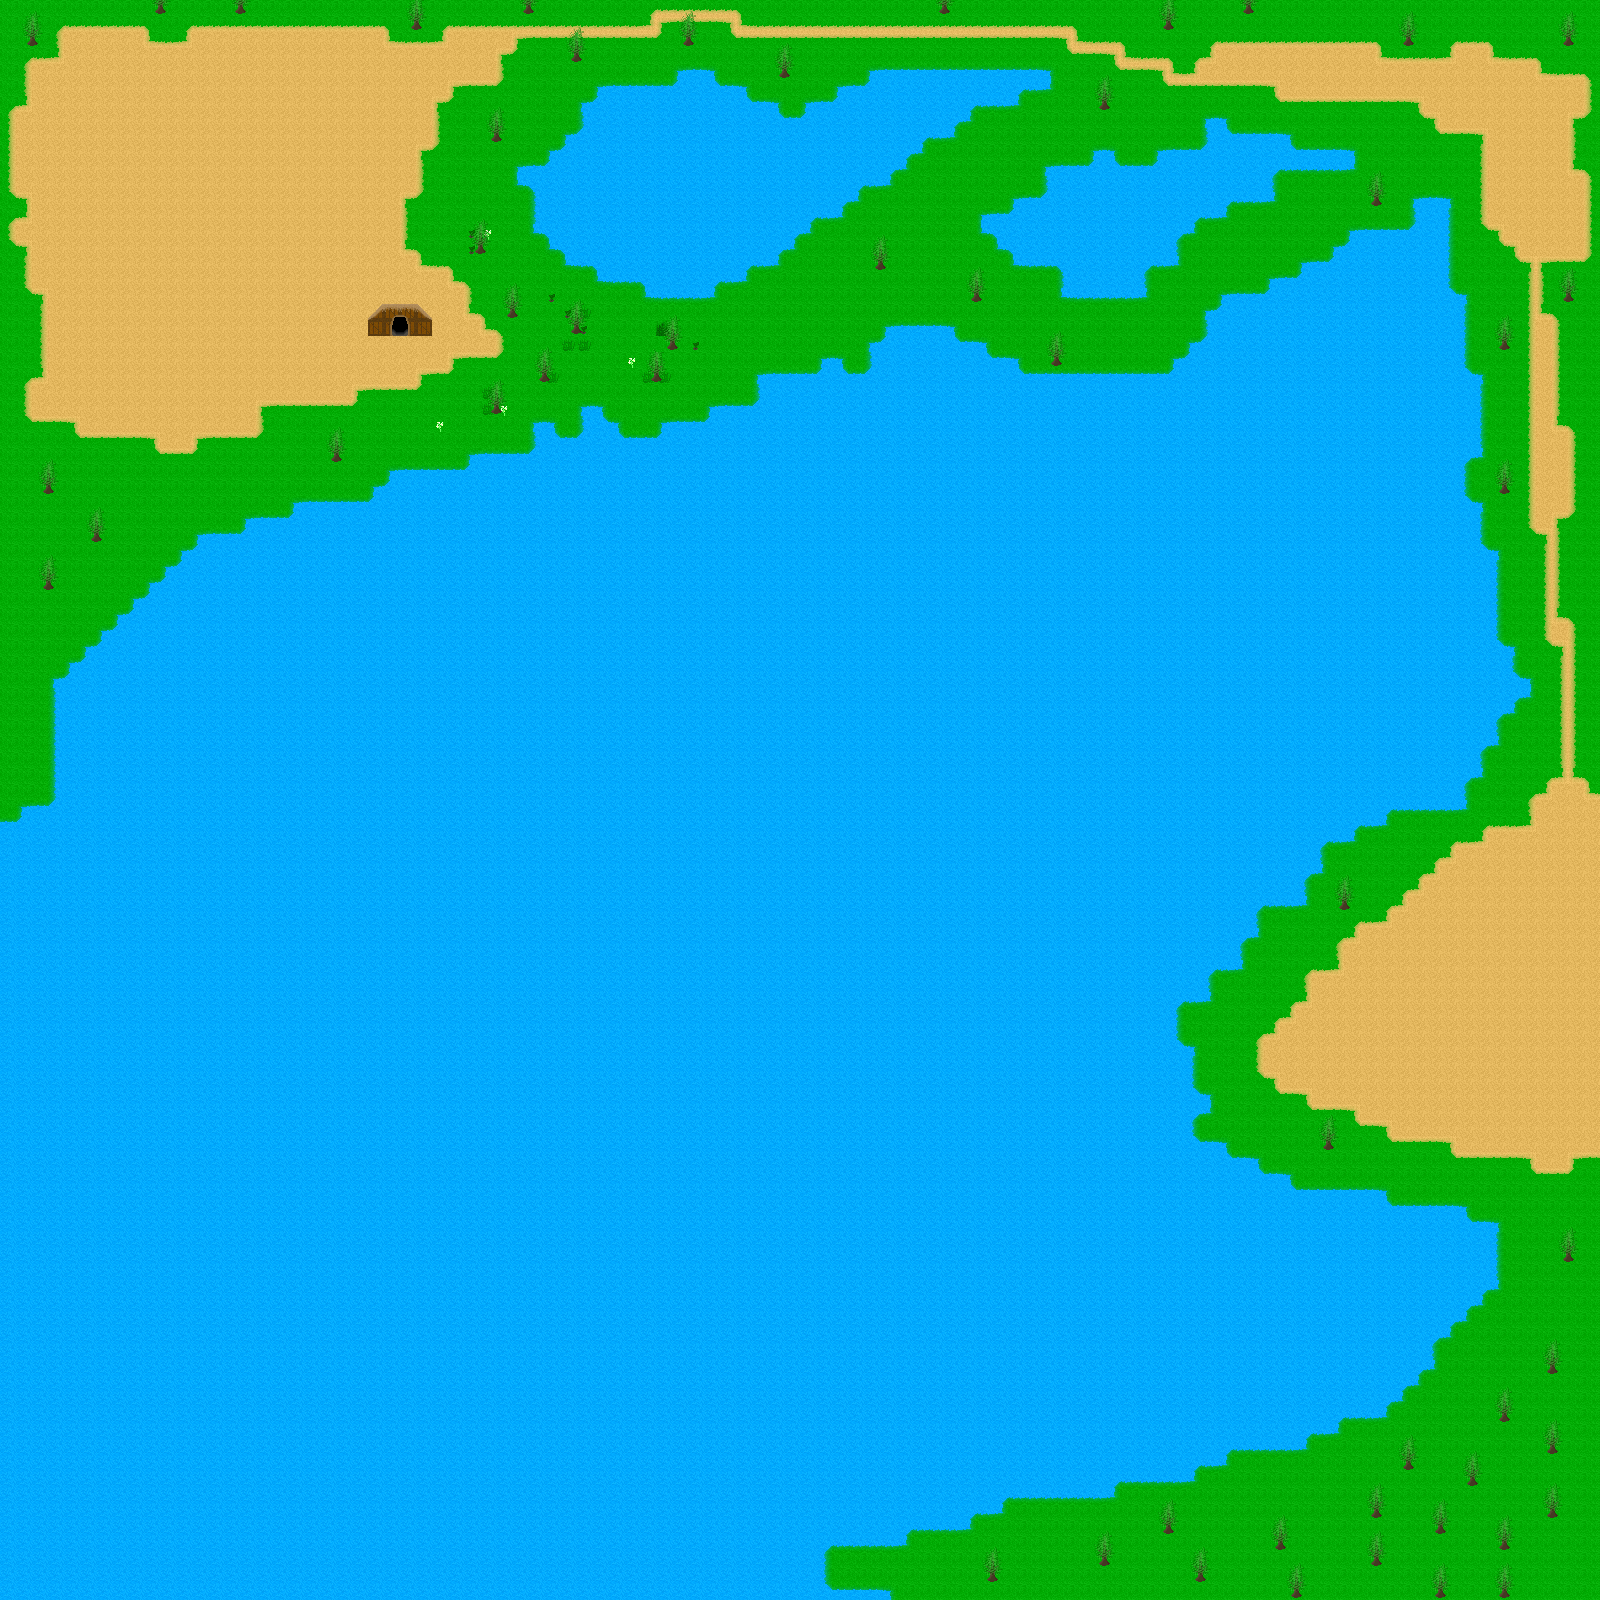

Below is a game level as drawn by its tile map, then a one-line description and the .tmx that defines it (tile-layer data replaced by summaries):
An orthogonal 100x100 tile map with 16x16 px tiles, 7 tile layers (bottom, ground, ground 2, doodads, ...) and 1 object.

<map version="1.0" orientation="orthogonal" width="100" height="100" tilewidth="16" tileheight="16">
 <tileset firstgid="1" name="grasslands" tilewidth="16" tileheight="16">
  <image source="atlas.png" width="64" height="256" />
  <terraintypes>
   <terrain name="grass" tile="-1" />
   <terrain name="sand" tile="-1" />
  </terraintypes>
  <tile id="1" terrain="0,0,0,0" />
  <tile id="2" terrain="0,0,," />
  <tile id="3" terrain=",0,," />
  <tile id="4" terrain="0,0,,0" />
  <tile id="5" terrain="0,,," />
  <tile id="6" terrain="0,0,0," />
  <tile id="7" terrain=",0,,0" />
  <tile id="8" terrain="0,,0," />
  <tile id="9" terrain=",,0,0" />
  <tile id="10" terrain=",,,0" />
  <tile id="11" terrain=",0,0,0" />
  <tile id="12" terrain=",,0," />
  <tile id="13" terrain="0,,0,0" />
  <tile id="19" terrain="1,1,1,1" />
  <tile id="28" terrain="1,1,," />
  <tile id="29" terrain=",1,," />
  <tile id="30" terrain="1,1,,1" />
  <tile id="31" terrain="1,,," />
  <tile id="32" terrain="1,1,1," />
  <tile id="33" terrain=",1,,1" />
  <tile id="34" terrain="1,,1," />
  <tile id="35" terrain=",,1,1" />
  <tile id="36" terrain=",,,1" />
  <tile id="37" terrain=",1,1,1" />
  <tile id="38" terrain=",,1," />
  <tile id="39" terrain="1,,1,1" />
  <tile id="49">
   <properties>
    <property name="loadworld" value="grasslands_house1" />
   </properties>
  </tile>
 </tileset>
 <layer name="bottom" width="100" height="100">
  <data>[10000 cells, 10000 non-empty, 1 distinct tile ids]</data>
 </layer>
 <layer name="ground" width="100" height="100">
  <data>[10000 cells, 3798 non-empty, 13 distinct tile ids]</data>
 </layer>
 <layer name="ground 2" width="100" height="100">
  <data>[10000 cells, 1494 non-empty, 13 distinct tile ids]</data>
 </layer>
 <layer name="doodads" width="100" height="100">
  <data>[10000 cells, 19 non-empty, 4 distinct tile ids]</data>
 </layer>
 <layer name="trees" width="100" height="100">
  <data>[10000 cells, 299 non-empty, 6 distinct tile ids]</data>
 </layer>
 <layer name="houses" width="100" height="100">
  <data>[10000 cells, 8 non-empty, 4 distinct tile ids]</data>
 </layer>
 <layer name="extra" width="100" height="100">
  <data>[10000 cells, 4 non-empty, 4 distinct tile ids]</data>
 </layer>
 <objectgroup name="collisions" width="100" height="100">
  <object x="369" y="335">
   <polyline points="0,0 0,-16 5,-20 57,-21 62,-15 62,-1 0,-1" />
  </object>
 </objectgroup>
</map>